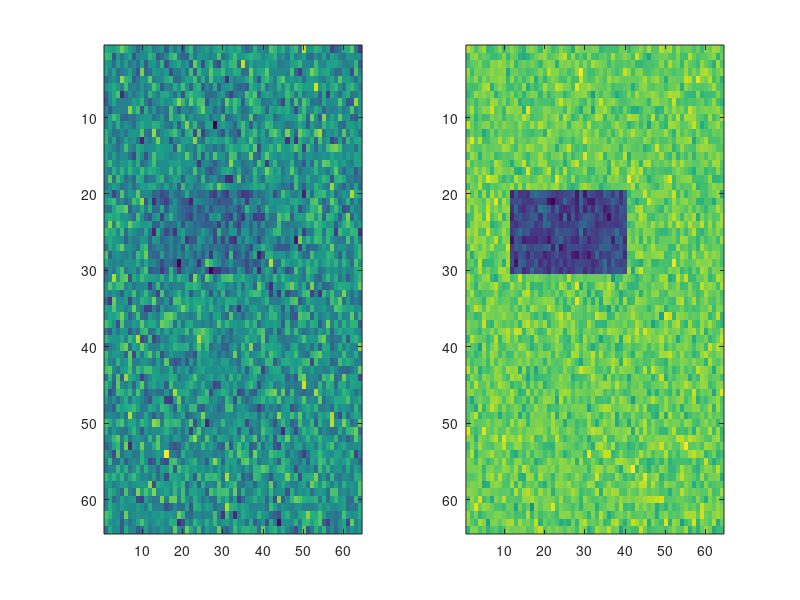

Write the MATLAB code that produced this figure.
% Fake Brain 

TR = 2; % taking a picture of head
t = 1:TR:239; %seconds
brain = randn(64, 64, 28, 120); 
% happy = repmat(0, 10, 1); 
% sad = repmat(1, 10, 1); 
% happysad = [happy;  sad];
% happysad = happysad(:); 
% design=repmat(happysad, 6, 1); 

design = repmat([repmat(0, 10, 1); repmat(1, 10, 1)], 6, 1); %tightening commented code above

% ROI = region of interest 

ROI = [20: 30, 12:40, 18:23]; %slice - rows go from top to bottom 

brain(20: 30, 12:40, 18:23, find(design)) = ...
    brain(20: 30, 12:40, 18:23, find(design))- 1;
subplot (1,2,1)
imagesc(brain(:, :, 20, 13)); 
sad = mean(brain(:, :, 20, find(design)), 4);%average over all sad points
happy = mean(brain(:, :, 20, find(~design)), 4); 
subplot(1, 2, 2)
imagesc(sad)
%appy=mean(brain(:, :, 20, find(design==0)),)
%axis equal